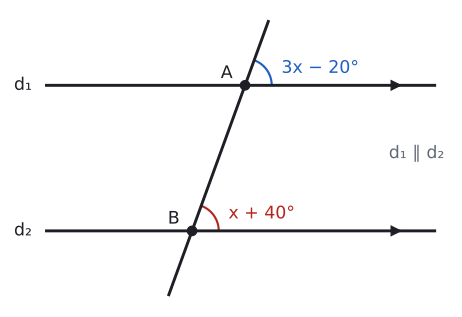

This figure's Python source:
import sys; sys.path.insert(0, "tools")
from cizim import *
def yon(d): return np.array([np.cos(np.radians(d)), np.sin(np.radians(d))])
def kesis(p, u, q, v):
    s = np.linalg.solve(np.array([u, -v]).T, q - p); return p + s[0] * u
def aciolc(k, p, q):
    return np.degrees(np.arccos(np.dot(p - k, q - k) / np.linalg.norm(p - k) / np.linalg.norm(q - k)))
def paraleller(ax, h, x0, x1, adlar=("d₁", "d₂"), okx=None):
    for y, ad in ((h, adlar[0]), (0, adlar[1])):
        ax.plot([x0, x1], [y, y], color=YAZI); ax.plot(okx if okx is not None else x1 - 0.8, y, ">", color=YAZI, markersize=7)
        if ad: ax.text(x0 - 0.3, y, ad, ha="right", va="center")

# Alıştırma 2: d1 // d2, kesen yatayla 70°. A'da sağ üst açı 3x − 20, B'de sağ üst açı x + 40 (yöndeş). x = 30, açı 70°.
h = 3.0; B = np.array([0.0, 0.0]); A = B + h / np.sin(np.radians(70)) * yon(70)
fig, ax = sekil(6, 4.4); ax.set_aspect("equal"); ax.axis("off")
paraleller(ax, h, -3.0, 5.0)
u = yon(70); ax.plot(*zip(B - 1.4 * u, A + 1.4 * u), color=YAZI)
nokta(ax, *A, "A", dx=-0.5, dy=0.15); nokta(ax, *B, "B", dx=-0.5, dy=0.15)
aci(ax, A, A + yon(0), A + u, r=0.55, renk=MAVI); ax.text(A[0] + 0.75, A[1] + 0.35, "3x − 20°", color=MAVI, va="center")
aci(ax, B, B + yon(0), B + u, r=0.55, renk=KIRMIZI); ax.text(B[0] + 0.75, B[1] + 0.35, "x + 40°", color=KIRMIZI, va="center")
ax.text(5.2, 1.5, "d₁ ∥ d₂", ha="right", color=SOLUK)
ax.set_xlim(-3.8, 5.4); ax.set_ylim(-1.6, h + 1.6)
kaydet(fig, __file__)
